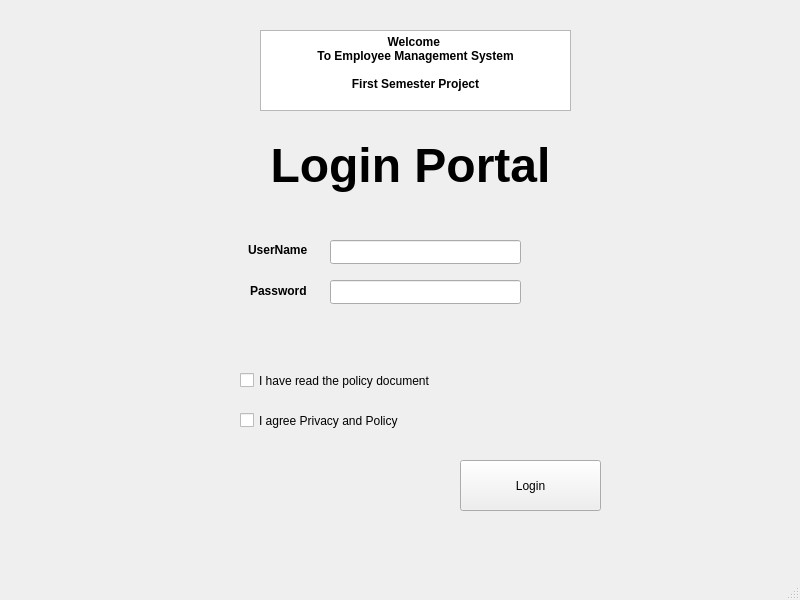
<?xml version="1.0" encoding="UTF-8"?>
<ui version="4.0">
 <class>MainWindow</class>
 <widget class="QMainWindow" name="MainWindow">
  <property name="geometry">
   <rect>
    <x>0</x>
    <y>0</y>
    <width>800</width>
    <height>600</height>
   </rect>
  </property>
  <property name="windowTitle">
   <string>MainWindow</string>
  </property>
  <widget class="QWidget" name="centralwidget">
   <widget class="QLabel" name="label">
    <property name="geometry">
     <rect>
      <x>230</x>
      <y>90</y>
      <width>361</width>
      <height>151</height>
     </rect>
    </property>
    <property name="font">
     <font>
      <pointsize>36</pointsize>
      <bold>true</bold>
     </font>
    </property>
    <property name="text">
     <string>Login Portal</string>
    </property>
    <property name="alignment">
     <set>Qt::AlignmentFlag::AlignCenter</set>
    </property>
   </widget>
   <widget class="QTextEdit" name="textEdit">
    <property name="geometry">
     <rect>
      <x>260</x>
      <y>30</y>
      <width>311</width>
      <height>81</height>
     </rect>
    </property>
    <property name="html">
     <string>&lt;!DOCTYPE HTML PUBLIC &quot;-//W3C//DTD HTML 4.0//EN&quot; &quot;http://www.w3.org/TR/REC-html40/strict.dtd&quot;&gt;
&lt;html&gt;&lt;head&gt;&lt;meta name=&quot;qrichtext&quot; content=&quot;1&quot; /&gt;&lt;meta charset=&quot;utf-8&quot; /&gt;&lt;style type=&quot;text/css&quot;&gt;
p, li { white-space: pre-wrap; }
hr { height: 1px; border-width: 0; }
li.unchecked::marker { content: &quot;\2610&quot;; }
li.checked::marker { content: &quot;\2612&quot;; }
&lt;/style&gt;&lt;/head&gt;&lt;body style=&quot; font-family:'Segoe UI'; font-size:9pt; font-weight:400; font-style:normal;&quot;&gt;
&lt;p align=&quot;center&quot; style=&quot; margin-top:0px; margin-bottom:0px; margin-left:0px; margin-right:0px; -qt-block-indent:0; text-indent:0px;&quot;&gt;&lt;span style=&quot; font-weight:700;&quot;&gt;Welcome &lt;/span&gt;&lt;/p&gt;
&lt;p align=&quot;center&quot; style=&quot; margin-top:0px; margin-bottom:0px; margin-left:0px; margin-right:0px; -qt-block-indent:0; text-indent:0px;&quot;&gt;&lt;span style=&quot; font-weight:700;&quot;&gt;To Employee Management System&lt;/span&gt;&lt;/p&gt;
&lt;p align=&quot;center&quot; style=&quot;-qt-paragraph-type:empty; margin-top:0px; margin-bottom:0px; margin-left:0px; margin-right:0px; -qt-block-indent:0; text-indent:0px; font-weight:700;&quot;&gt;&lt;br /&gt;&lt;/p&gt;
&lt;p align=&quot;center&quot; style=&quot; margin-top:0px; margin-bottom:0px; margin-left:0px; margin-right:0px; -qt-block-indent:0; text-indent:0px;&quot;&gt;&lt;span style=&quot; font-weight:700;&quot;&gt;First Semester Project&lt;/span&gt;&lt;/p&gt;&lt;/body&gt;&lt;/html&gt;</string>
    </property>
   </widget>
   <widget class="QCheckBox" name="checkBox">
    <property name="geometry">
     <rect>
      <x>240</x>
      <y>360</y>
      <width>191</width>
      <height>41</height>
     </rect>
    </property>
    <property name="text">
     <string>I have read the policy document</string>
    </property>
   </widget>
   <widget class="QCheckBox" name="checkBox_2">
    <property name="geometry">
     <rect>
      <x>240</x>
      <y>400</y>
      <width>191</width>
      <height>41</height>
     </rect>
    </property>
    <property name="text">
     <string>I agree Privacy and Policy </string>
    </property>
   </widget>
   <widget class="QPushButton" name="pushButton">
    <property name="geometry">
     <rect>
      <x>460</x>
      <y>460</y>
      <width>141</width>
      <height>51</height>
     </rect>
    </property>
    <property name="text">
     <string>Login</string>
    </property>
   </widget>
   <widget class="QLabel" name="label_2">
    <property name="geometry">
     <rect>
      <x>248</x>
      <y>240</y>
      <width>61</width>
      <height>20</height>
     </rect>
    </property>
    <property name="font">
     <font>
      <bold>true</bold>
     </font>
    </property>
    <property name="text">
     <string>UserName</string>
    </property>
   </widget>
   <widget class="QLabel" name="label_3">
    <property name="geometry">
     <rect>
      <x>250</x>
      <y>280</y>
      <width>61</width>
      <height>21</height>
     </rect>
    </property>
    <property name="font">
     <font>
      <bold>true</bold>
     </font>
    </property>
    <property name="text">
     <string>Password</string>
    </property>
   </widget>
   <widget class="QLineEdit" name="lineEdit">
    <property name="geometry">
     <rect>
      <x>330</x>
      <y>240</y>
      <width>191</width>
      <height>24</height>
     </rect>
    </property>
   </widget>
   <widget class="QLineEdit" name="lineEdit_2">
    <property name="geometry">
     <rect>
      <x>330</x>
      <y>280</y>
      <width>191</width>
      <height>24</height>
     </rect>
    </property>
   </widget>
  </widget>
  <widget class="QMenuBar" name="menubar">
   <property name="geometry">
    <rect>
     <x>0</x>
     <y>0</y>
     <width>800</width>
     <height>21</height>
    </rect>
   </property>
  </widget>
  <widget class="QStatusBar" name="statusbar"/>
 </widget>
 <resources/>
 <connections/>
</ui>
